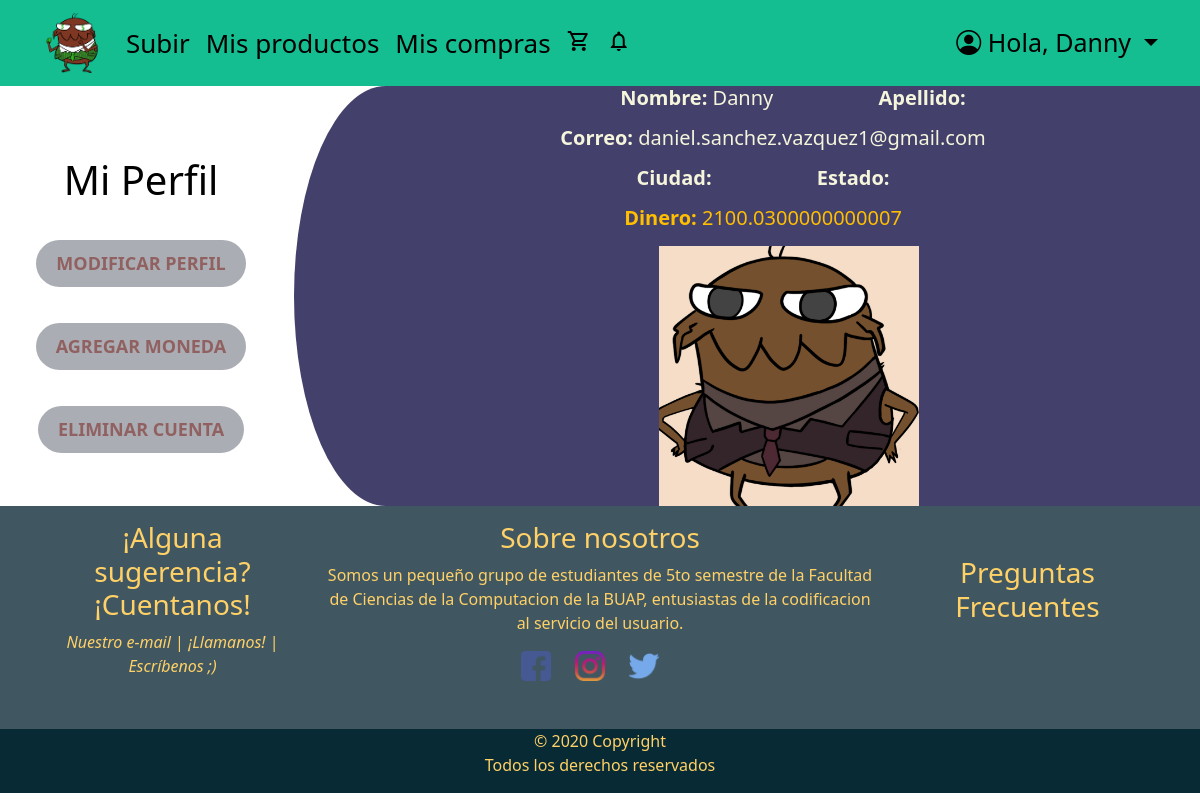
Page /profile (signed in) on the earlier database version.
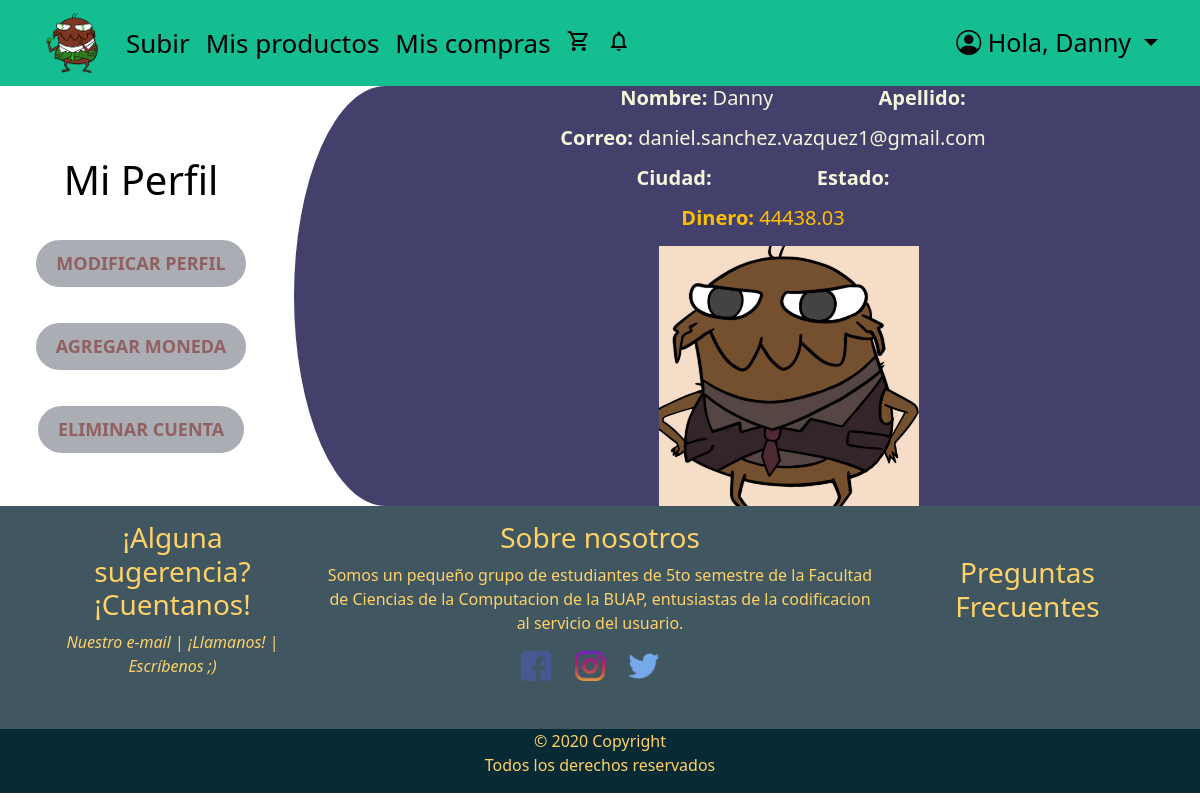
Same page on the later database version.
### users/models.py (models this page shows, shortened)
class User(AbstractBaseUser, PermissionsMixin):
    firstName = models.CharField(max_length=100,blank=False)
    lastName = models.CharField(max_length=100, blank=True)
    email = models.EmailField(max_length=255, unique= True)
    password = models.CharField(max_length=200)
    city = models.CharField(max_length=64, blank = True)
    state = models.CharField(max_length=64,blank = True)
    money = models.FloatField(blank=True,default=0,max_length=50)
    profilePic = models.ImageField(default="pic_default.jpg",null = True, blank = True)
    cartStockProducts = models.ManyToManyField("store.StockProduct", blank=True)
    is_active = models.BooleanField(default = True)
    is_staff = models.BooleanField(default=False)
    USERNAME_FIELD = 'email'
    REQUIRED_FIELDS = ['firstName'] #email and password are required by default
    objects = UserManager()

### users/views.py (the view)
# urls.py: path("profile", views.goToProfile, name="myProfile"),
@login_required
def goToProfile(request):
    curret_user = request.user
    return render(request, "users/myProfile.html",{'user':curret_user})

### cart/context_processors.py (called while the page is built)
def cart(request):
    return {'cart':Cart (request)}

### users/templates/users/myProfile.html (shortened to what this page needs)
{% extends 'core/layout.html' %}
{% load static %}
{% load crispy_forms_tags %}
{% block cssPath %}
<link rel="stylesheet" href="{% static 'users/formStyle.css' %}"  type="text/css"/>
{% endblock cssPath %}
{% block body %}
    <div class="infoContainer">
        <div class="row">
            <div class="col-md-3 register-left my-auto">
              <p>
              <h1>Mi Perfil</h1>
              </p>
                <div class="button">
                <p>
                <a class="modificar" href="{% url 'users:updateProfile' %}">
                <button id="buttonLogin">Modificar perfil</button>
                </a>
                </p>
                <p>
                <a class="modificar" href="{% url 'users:addMoney' %}">
                <button id="buttonLogin">Agregar moneda</button>
                </a>
                </p>
                <a class="modificar" href="{% url 'users:deleteUser'%}">
                <button id="buttonLogin">Eliminar cuenta</button>
                </a>
                </div>
            </div>
            <div class="col-md-9 register-right">
                <div class="tab-content" id="myTabContent">
                    <div class="tab-pane fade show active" id="home" role="tabpanel" aria-labelledby="home-tab">
                        <div id="littlePadding" class="col">
                          <font style="color:#f5f5dc" align="center">
                          <h5>
                            <b><p>&emsp;&emsp;&emsp;Nombre: </b>{{user.firstName}}
                            <b>&emsp;&emsp;&emsp;&emsp;&emsp;Apellido:</b> {{user.lastName}}</p>
                            <b><p> &emsp;Correo:</b> {{user.email}}</p>
                            <p><b>Ciudad:</b> {{user.city}}
                            <b>&emsp;&emsp;&emsp;&emsp;&emsp;Estado:</b> {{user.state}}</p>
                             <font style="color:#ffbf00" align="center"><b>Dinero:</b> {{user.money}}</p></font>
                            </h5>
                            <img class = "profilePic" src="{{request.user.profilePic.url}}"
                            width="260"/>
                           </font>
                        </div>
                    </div>
            </div>
        </div>
    </div>
{% endblock body %}

### core/templates/core/layout.html (shortened to what the changed rows need)
{% load static %}
<!DOCTYPE html>
<html lang="en">
  <head>
    <link href="https://cdnjs.cloudflare.com/ajax/libs/simple-line-icons/2.4.1/css/simple-line-icons.min.css" rel="stylesheet">
    <link rel="stylesheet" href="https://cdn.jsdelivr.net/npm/bootstrap-icons@1.5.0/font/bootstrap-icons.css">
    <link href="https://cdn.jsdelivr.net/npm/bootstrap@5.0.0-beta1/dist/css/bootstrap.min.css" rel="stylesheet"
>
    <link rel="stylesheet" href="{% static 'core/styleLayout.css' %}"  type="text/css"/>
    {% block cssPath %}{% endblock cssPath %}
  </head>
  <body>
    <div class="container-fluid">
        <header>
          <nav id="navHeader1" class="navbar navbar-expand-lg">
            <div class="container">
              <div class="collapse navbar-collapse" id="navbarMobileToggle">
                <div class="btn-group float-end">
                  {% if user.is_authenticated %}
                    <a id="profileButton" href="#" class="dropdown-toggle text-decoration-none" data-bs-toggle="dropdown">
                      <i class="bi bi-person-circle"></i>
                      <span>Hola, {{user.firstName}}</span>
                    </a>
                  {% endif %}
                </div>
              </div>
            </div>
          </nav>
        </header>
        <div class="main">
        {% block body %} {% endblock body %}
        </div>
    </div>
  </body>
</html>

Differences in the rows shown:
changed User "Danny": money "2100.0300000000007" → "44438.03"
